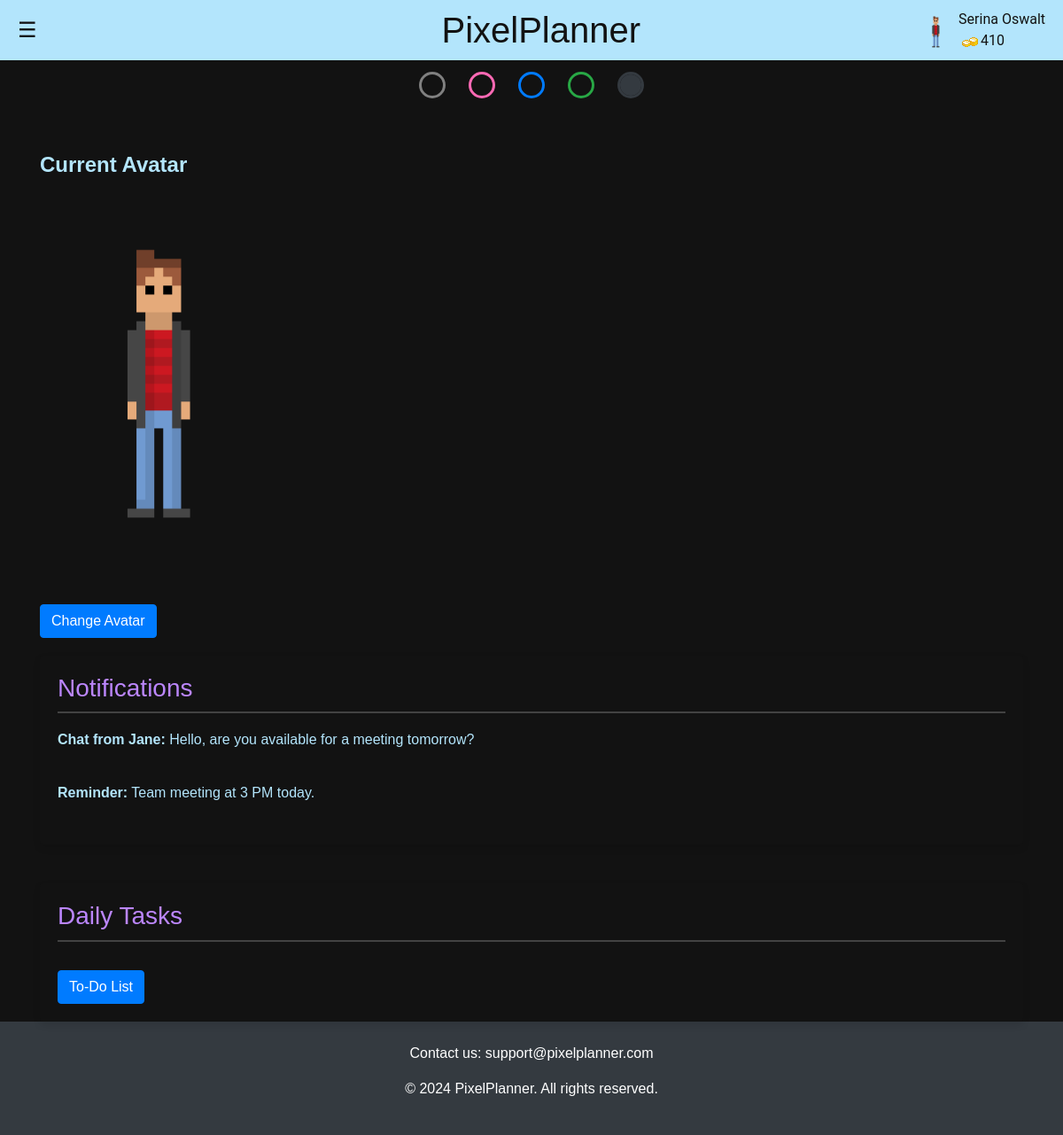
The page /dashboard (signed in) on the database its author committed.
### app.py (models this page shows, shortened)
class User(db.Model):
    id = db.Column(db.Integer, primary_key=True)
    name = db.Column(db.String(100), nullable=False)
    email = db.Column(db.String(100), unique=True)
    password = db.Column(db.String(100))
    canvas_api_key = db.Column(db.String(255))
    course_codes_list = db.Column(db.String(255))  # New field for storing course codes
    avatar = db.Column(db.String(255))
    coins = db.Column(db.Integer)

### app.py (the view)
@app.route('/dashboard')
def dashboard():
    if 'email' not in session:
        flash('Please log in to access the dashboard.')
        return redirect(url_for('login'))
    user = User.query.filter_by(email=session['email']).first()
    assignments = Todo.query.all()
    if not user:
        flash('User not found.')
        return redirect(url_for('login'))
    return render_template('dashboard.html', user=user, tasks = assignments)

### templates/dashboard.html (shortened to what this page needs)
<!DOCTYPE html>
<html lang="en">
<head>
  <link rel="stylesheet" href="https://cdn.jsdelivr.net/npm/bootstrap@4.6.2/dist/css/bootstrap.min.css">
  <link rel="stylesheet" href="/static/css/styles.css">
</head>
<header>
    <div class="menu-icon" onmouseover="openNav()" onmouseout="closeNav()">&#9776;</div>
    <h1>PixelPlanner</h1>
    <div class="profile-info">
        <img src="{{ url_for('static', filename='images/' + session.get('user_avatar', 'defaultAvatar.png')) }}" alt="Player Avatar" class="avatar">
        <div class="player-info">
            <span class="player-name">{{session.get('user_name', 'Guest')}}</span>
            <span class="player-coins"><img src="{{ url_for('static', filename='images/coin.png') }}" alt="Coin">{{ user.coins }}</span>
        </div>
</header>
<body>
<form class="color-picker"
action="">
  <fieldset>
    <input type="radio"
    name="theme" id="light" checked>
    <input type="radio"
    name="theme" id="pink" checked>
    <input type="radio"
    name="theme" id="blue" checked>
    <input type="radio"
    name="theme" id="green" checked>
    <input type="radio"
    name="theme" id="dark" checked>
  </fieldset>
</form>
<div class="container mt-5">
    <div class="row">
        <div class="col-md-6">
            <h3 class="avatar-header"> Current Avatar</h3>
            <img src="{{ url_for('static', filename='images/' + (user.avatar if user.avatar else 'pixelBoy.png')) }}" alt="User Avatar" class="user-avatar-large">
            <br>
            <a href="/shop" class="btn btn-primary mt-3">Change Avatar</a>
        </div>
        <div class="col-md-12">
            <div class="notification-box rounded">
                <h3>Notifications</h3>
                <p><strong>Chat from Jane:</strong> Hello, are you available for a meeting tomorrow?</p>
                <p><strong>Reminder:</strong> Team meeting at 3 PM today.</p>
            </div>
        </div>
        <div class="col-md-12 mt-4">
            <div class="task-box rounded">
                <h3>Daily Tasks</h3>
                <a href="/todo" class="btn btn-primary mt-3">To-Do List</a>
            </div>
        </div>
    </div>
</div>
<footer class="footer bg-dark text-white py-4">
    <div class="container text-center">
        <p>Contact us: support@pixelplanner.com</p>
        <p>&copy; 2024 PixelPlanner. All rights reserved.</p>
    </div>
</footer>
</body>
</html>

### static/css/styles.css (style rules this page uses)
body, html { height: 100%; margin: 0; padding: 0; font-family: Arial, sans-serif; background-color: var(--bg-color); color: var(--text-color); }
body, html { margin: 0; padding: 0; font-family: Arial, sans-serif; }
header { display: flex; justify-content: space-between; align-items: center; background-color: var(--notification-text-color); padding: 10px 20px; position: relative; }
header h1 { margin: 0; flex-grow: 1; text-align: center; color: var(--bg-color) }
.menu-icon { cursor: pointer; font-size: 24px; color: var(--bg-color); }
.profile-info { display: flex; align-items: center; position: absolute; top: 10px; right: 20px; font-family: 'Roboto', sans-serif; color: var(--bg-color); }
.avatar { height: 50px; width: auto; border-radius: 50%; }
.player-info { display: flex; flex-direction: column; margin-left: 10px }
body { font-family: Arial, sans-serif; background-color: var(--bg-color); margin: 0; padding: 0; }
.avatar-header { color: var(--avatar-header); font-size: 24px; font-weight: bold; }
.user-avatar-large { flex: 1; width: 50%; display: flex; justify-content: center; align-items: center; }
.rounded { background-color: var(--bg-color); padding: 20px; border-radius: 8px; box-shadow: 0px 4px 8px rgba(0,0,0,0.1); margin-top: 20px; }
.notification-box h3, .task-box h3 { color: var(--link-color); border-bottom: 2px solid var(--border-color); padding-bottom: 10px; }
.notification-box p, .task-box li a { padding: 10px 0; display: block; color: var(--notification-text-color); }
.notification-box, .task-box { background-color: var(--bg-color); padding: 20px; border-radius: 10px; box-shadow: 0 4px 8px rgba(0, 0, 0, 0.1); }
.color-picker>fieldset { border: 0; display: flex; gap: 2rem; width: fit-content; background: fff; padding: 1rem 3rem; margin-inline: auto; border-radius: 0 0 1rem 1rem; }
.color-picker input[type="radio"] { appearance: none; width: 1.5rem; height: 1.5rem; outline: 3px solid var(--radio-color, currentColor); border-radius: 50%; }
.color-picker input[type="radio"]:checked { background: var(--radio-color); }
.color-picker input[type="radio"]#light { --radio-color: gray; }
.color-picker input[type="radio"]#pink { --radio-color: #ff69b4; }
.color-picker input[type="radio"]#blue { --radio-color: #007bff; }
.color-picker input[type="radio"]#green { --radio-color: #28a745; }
.color-picker input[type="radio"]#dark { --radio-color: #343a40; }
:root { --bg-color: #fff; --text-color: #333; --link-color: #007bff; --hover-bg-color: #cccccc; --hover-text-decoration: underline; --notification-text-color: #666; --border-color: #eee; }
:root:has(#dark:checked) { --bg-color: #121212; --text-color: #4a3e5f; --link-color: #bb86fc; --hover-text-decoration: none; --hover-bg-color: #333333; --notification-text-color: #b3e5fc; --border-color: #424242; --avatar-header: #b3e5fc; --background-bg-color: #4a3e5f; --calendar-bg-color: #4a3e5f; --todo-header-color: #b3e5fc; --toolbar-title-color: #b3e5fc; --event-color: #b3e5fc; --chat-title-color: #b3e5fc; }
a { color: var(--link-color); }

### rows shown on the page
User: get "Serina Oswalt", coins "410", avatar (picture)
